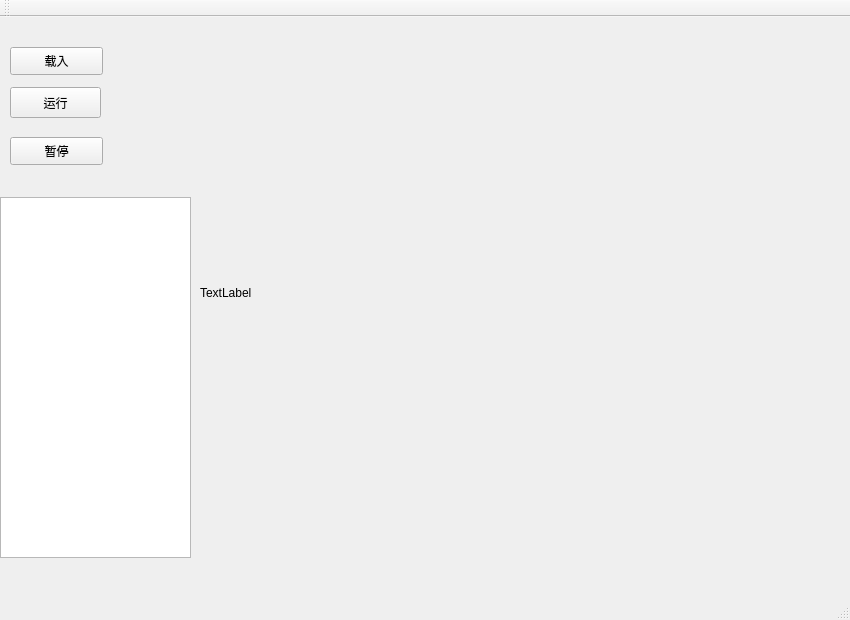
<?xml version="1.0" encoding="UTF-8"?>
<ui version="4.0">
 <class>CrystalSoftwarePackageClass</class>
 <widget class="QMainWindow" name="CrystalSoftwarePackageClass">
  <property name="geometry">
   <rect>
    <x>0</x>
    <y>0</y>
    <width>850</width>
    <height>620</height>
   </rect>
  </property>
  <property name="windowTitle">
   <string>CrystalSoftwarePackage</string>
  </property>
  <widget class="QWidget" name="centralWidget">
   <widget class="QPushButton" name="pushButton_run">
    <property name="geometry">
     <rect>
      <x>10</x>
      <y>70</y>
      <width>91</width>
      <height>31</height>
     </rect>
    </property>
    <property name="text">
     <string>运行</string>
    </property>
   </widget>
   <widget class="QLabel" name="label">
    <property name="geometry">
     <rect>
      <x>200</x>
      <y>10</y>
      <width>641</width>
      <height>531</height>
     </rect>
    </property>
    <property name="text">
     <string>TextLabel</string>
    </property>
   </widget>
   <widget class="QTextBrowser" name="textBrowser">
    <property name="geometry">
     <rect>
      <x>0</x>
      <y>180</y>
      <width>191</width>
      <height>361</height>
     </rect>
    </property>
   </widget>
   <widget class="QPushButton" name="pushButton_load">
    <property name="geometry">
     <rect>
      <x>10</x>
      <y>30</y>
      <width>93</width>
      <height>28</height>
     </rect>
    </property>
    <property name="text">
     <string>载入</string>
    </property>
   </widget>
   <widget class="QPushButton" name="pushButton_pause">
    <property name="geometry">
     <rect>
      <x>10</x>
      <y>120</y>
      <width>93</width>
      <height>28</height>
     </rect>
    </property>
    <property name="text">
     <string>暂停</string>
    </property>
    <property name="checkable">
     <bool>true</bool>
    </property>
   </widget>
  </widget>
  <widget class="QMenuBar" name="menuBar">
   <property name="geometry">
    <rect>
     <x>0</x>
     <y>0</y>
     <width>850</width>
     <height>26</height>
    </rect>
   </property>
  </widget>
  <widget class="QToolBar" name="mainToolBar">
   <attribute name="toolBarArea">
    <enum>TopToolBarArea</enum>
   </attribute>
   <attribute name="toolBarBreak">
    <bool>false</bool>
   </attribute>
  </widget>
  <widget class="QStatusBar" name="statusBar"/>
 </widget>
 <layoutdefault spacing="6" margin="11"/>
 <resources>
  <include location="CrystalSoftwarePackage.qrc"/>
 </resources>
 <connections/>
</ui>
